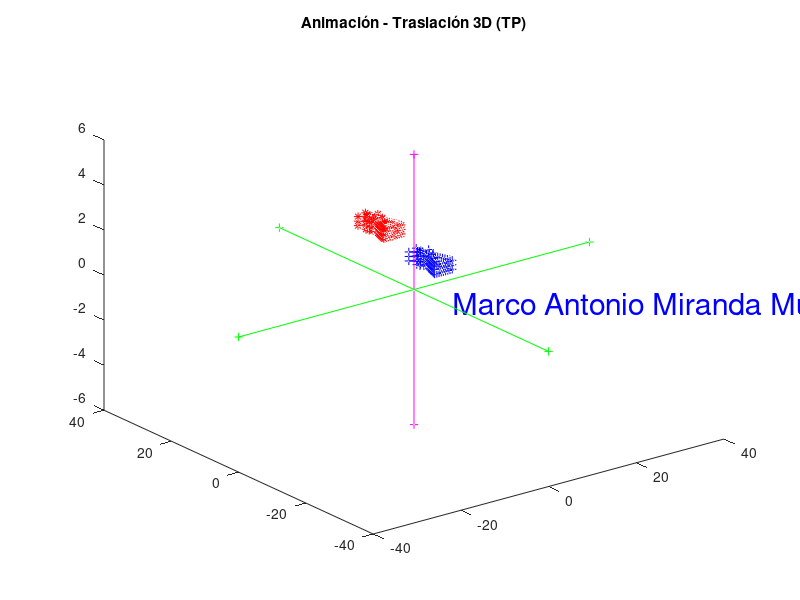

This chart was generated by the following MATLAB code:
# Traslación 3D - TP ANIMACIÓN
# Autor: Marco Antonio Miranda Muñoz
clc; clear all; close all;
format short;
output_precision(2);
disp("Marco Antonio Miranda Muñoz");

# --- Definir dibujo (P1 + P2) - Flor en maceta con 58 vértices en 3D ---
P1_x = [9.0000  8.8333  8.6667  8.5000  8.3333  8.1667  8.0000  8.5000  9.0000  9.5000 10.0000 10.5000 11.0000 11.5000 12.0000 11.8333 11.6667 11.5000 11.3333 11.1667 11.0000 10.5000 10.0000  9.5000  9.0000 10.0000 10.0000 10.0000  9.0000  8.5000  9.0000 10.0000 11.0000 11.5000 11.0000 10.0000 10.0000 10.0000];
P1_y = [8.0000  7.5000  7.0000  6.5000  6.0000  5.5000  5.0000  5.0000  5.0000  5.0000  5.0000  5.0000  5.0000  5.0000  5.0000  5.5000  6.0000  6.5000  7.0000  7.5000  8.0000  8.0000  8.0000  8.0000  8.0000  8.0000  9.0000 10.0000 10.5000 10.0000  9.5000 10.0000 10.5000 10.0000  9.5000 10.0000 11.0000 12.0000];

P2_x = [10.4045 12.0000 10.4045 10.0000 10.4045 10.6180  9.8455 10.0000  9.8455  8.3820  9.5000 10.0000  9.5000  8.3820  9.8455 10.0000  9.8455 10.6180 10.4045 10.0000];
P2_y = [11.7061 12.0000 12.2939 12.0000 12.2939 13.9021 12.4755 12.0000 12.4755 13.1756 12.0000 12.0000 12.0000 10.8244 11.5245 12.0000 11.5245 10.0979 11.7061 12.0000];

x = [P1_x P2_x] - 10;  # Centrar
y = [P1_y P2_y] - 9.5;

num_points = length(x);
P_base = [x; y; zeros(1, num_points); ones(1, num_points)];

PF1 = P_base;
PF1(3,:) = -0.2;
PF2 = P_base;
PF2(3,:) = -0.4;
PF3 = P_base;
PF3(3,:) = -0.6;

P = [PF1 PF2 PF3];

# Ajustar el tamaño inicial de la flor
Sx = 1.0;
Sy = 1.0;
Sz = 1.0;
S = [Sx 0 0 0; 0 Sy 0 0; 0 0 Sz 0; 0 0 0 1];

# Ajustar la posición inicial de la flor
Tx = 14;
Ty = 14;
Tz = 0;
T = [1 0 0 Tx; 0 1 0 Ty; 0 0 1 Tz; 0 0 0 1];

# Aplicar las 2 transformaciones anteriores
P = T * S * P;

# Desplazamiento de la animación
Tx = -0.5;
Ty = -0.4;
Tz = 0.08;
T = [1 0 0 Tx; 0 1 0 Ty; 0 0 1 Tz; 0 0 0 1];

figure(1);
dx = 40;
dy = 40;
dz = 6;
Pp = P;
for i=1:60;  # 60 ciclos
  Pp = T * Pp;

  hold off;
  plot3(P(1,:), P(2,:), P(3,:), "-+b");
  axis([-dx dx -dy dy -dz dz]);
  hold on;
  plot3(Pp(1,:), Pp(2,:), Pp(3,:), "--*r");
  title("Animación - Traslación 3D (TP)");
  text(1, -10, 0, "Marco Antonio Miranda Muñoz", "fontsize", 22, "color", "b");
  # Eje X
  Ex = [-dx dx; 0 0; 0 0; 1 1];
  plot3(Ex(1,:), Ex(2,:), Ex(3,:), "-+g");
  # Eje Y
  Ey = [0 0; -dy dy; 0 0; 1 1];
  plot3(Ey(1,:), Ey(2,:), Ey(3,:), "-+g");
  # Eje Z
  Ez = [0 0; 0 0; -dz dz; 1 1];
  plot3(Ez(1,:), Ez(2,:), Ez(3,:), "-+m");
  pause(0.01);
end;
